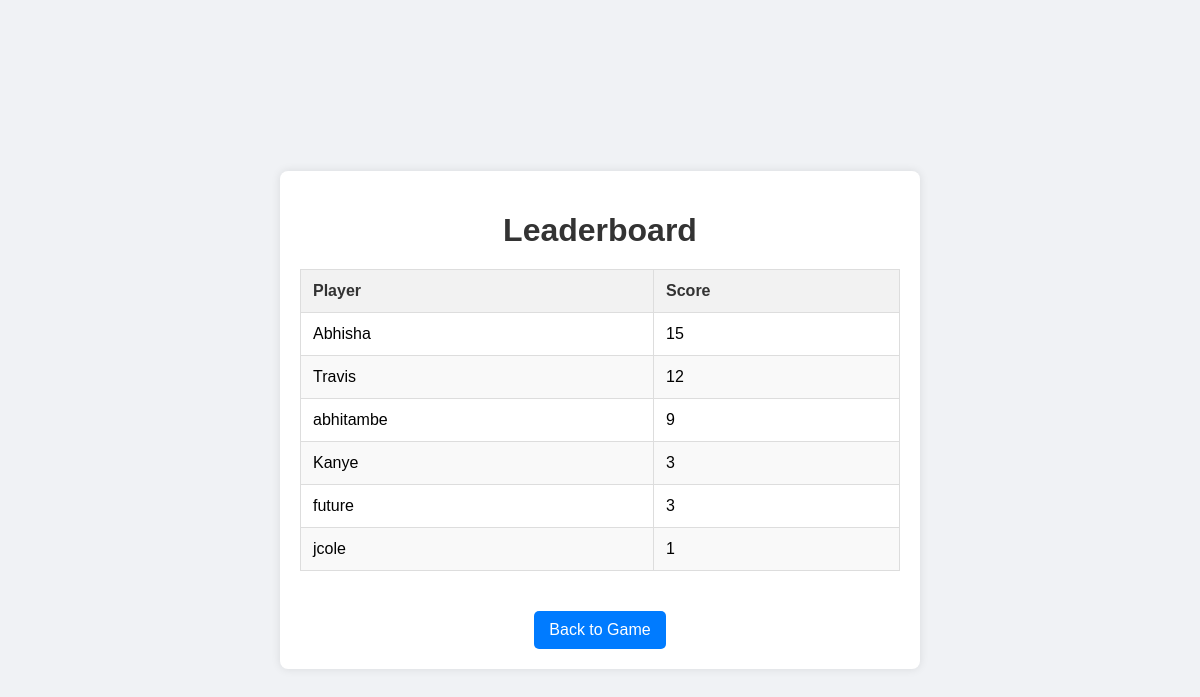
The app's page /leaderboard/, older data.
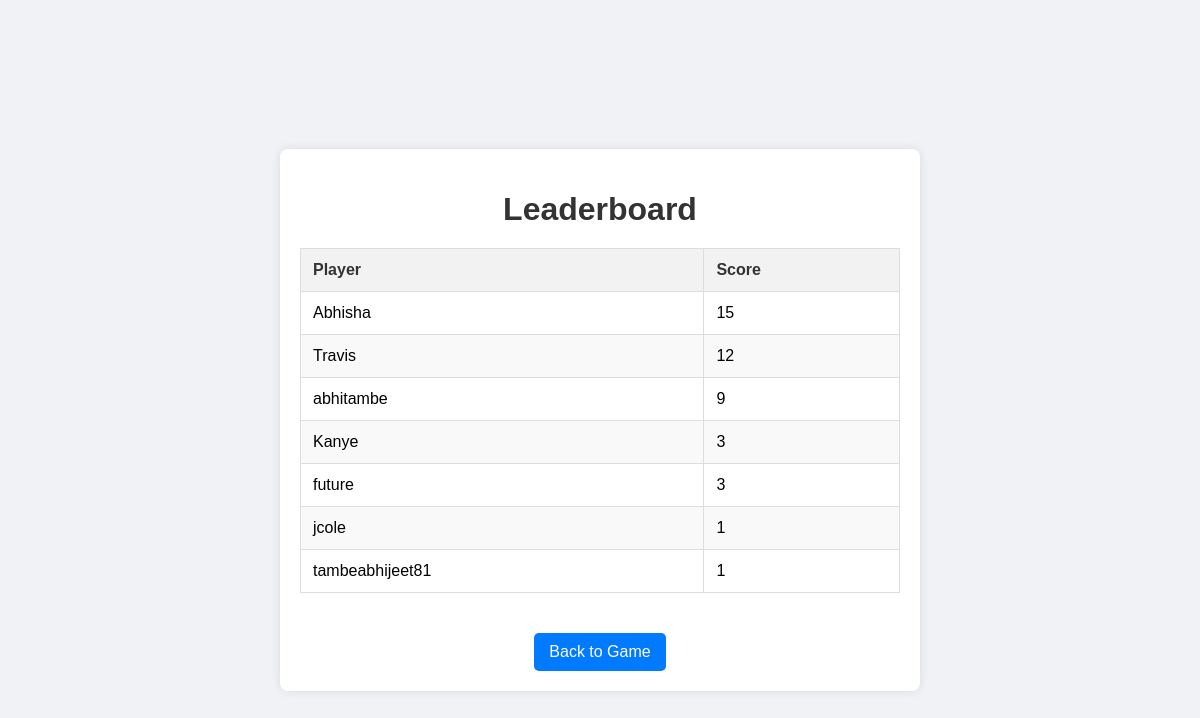
The same page, newer data.
### scores/models.py (models this page shows, shortened)
class Score(models.Model):
    user = models.ForeignKey(User, on_delete=models.CASCADE)
    score = models.IntegerField(validators=[MinValueValidator(0)])

### MyGames/views.py (the view)
# urls.py: path("leaderboard/", views.leaderboard, name="leaderboard"),
def leaderboard(request):
    scores = Score.objects.all().order_by("-score")
    return render(request, "score_board.html", {"scores": scores})

### templates/score_board.html (shortened to what this page needs)
{% load static %}
<!DOCTYPE html>
<html lang="en">
<head>
    <link rel="stylesheet" href="{% static 'css/score_board.css' %}">
</head>
<body>
    <div class="container">
        <h1>Leaderboard</h1>
        <div class="leaderboard">
            <table>
                <thead>
                    <tr>
                        <th>Player</th>
                        <th>Score</th>
                    </tr>
                </thead>
                <tbody>
                    {% for score in scores %}
                    <tr>
                        <td>{{ score.user.username }}</td>
                        <td>{{ score.score }}</td>
                    </tr>
                    {% endfor %}
                </tbody>
            </table>
        </div>
        <a href="{% url 'main_page' %}" class="back-btn"> Back to Game</a>
    </div>
</body>
</html>

Row changes from the older to the newer data that the page shows:
added Score: user.username "tambeabhijeet81", score "1"
